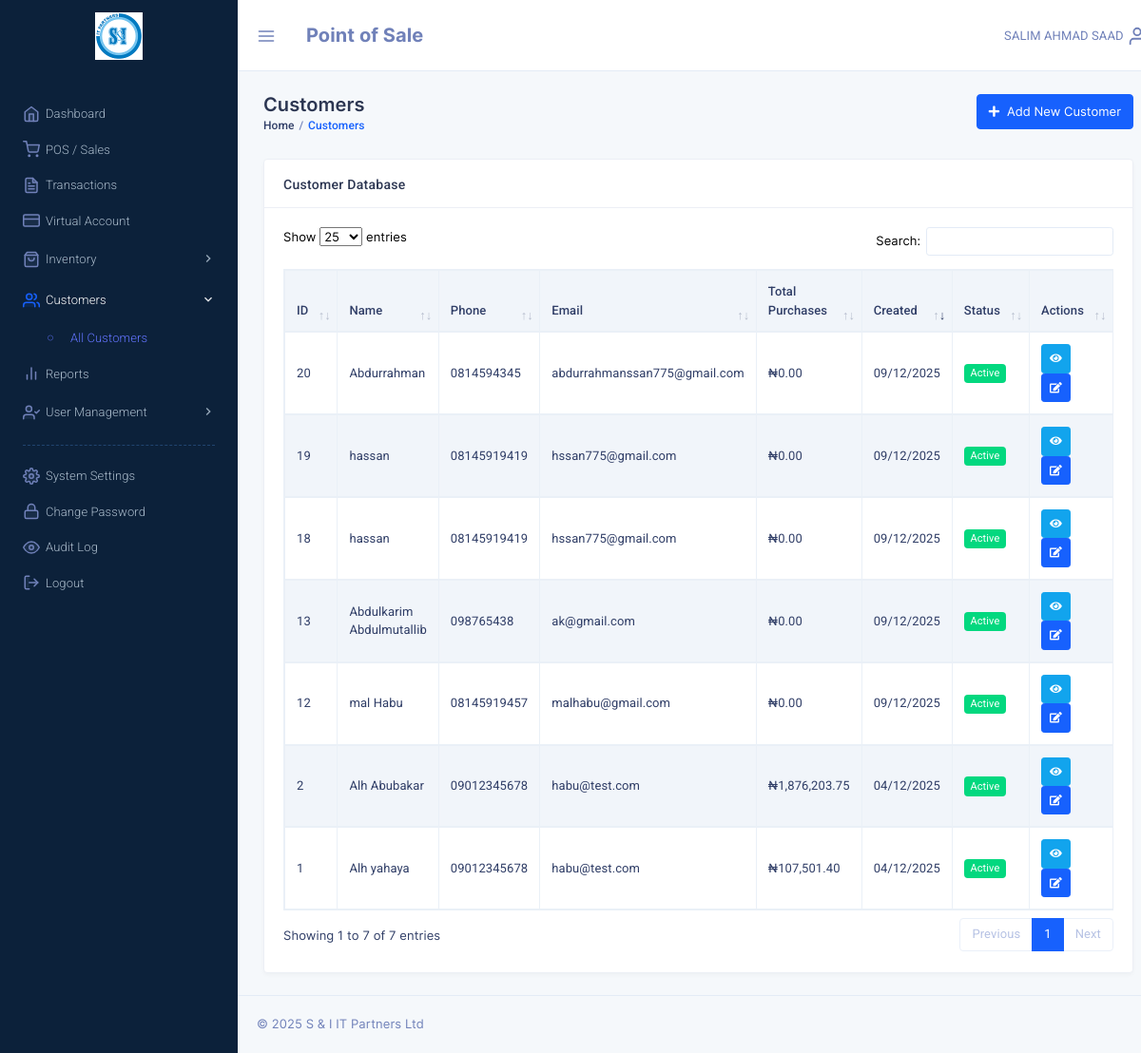
Before: /customers.php with the older database file.
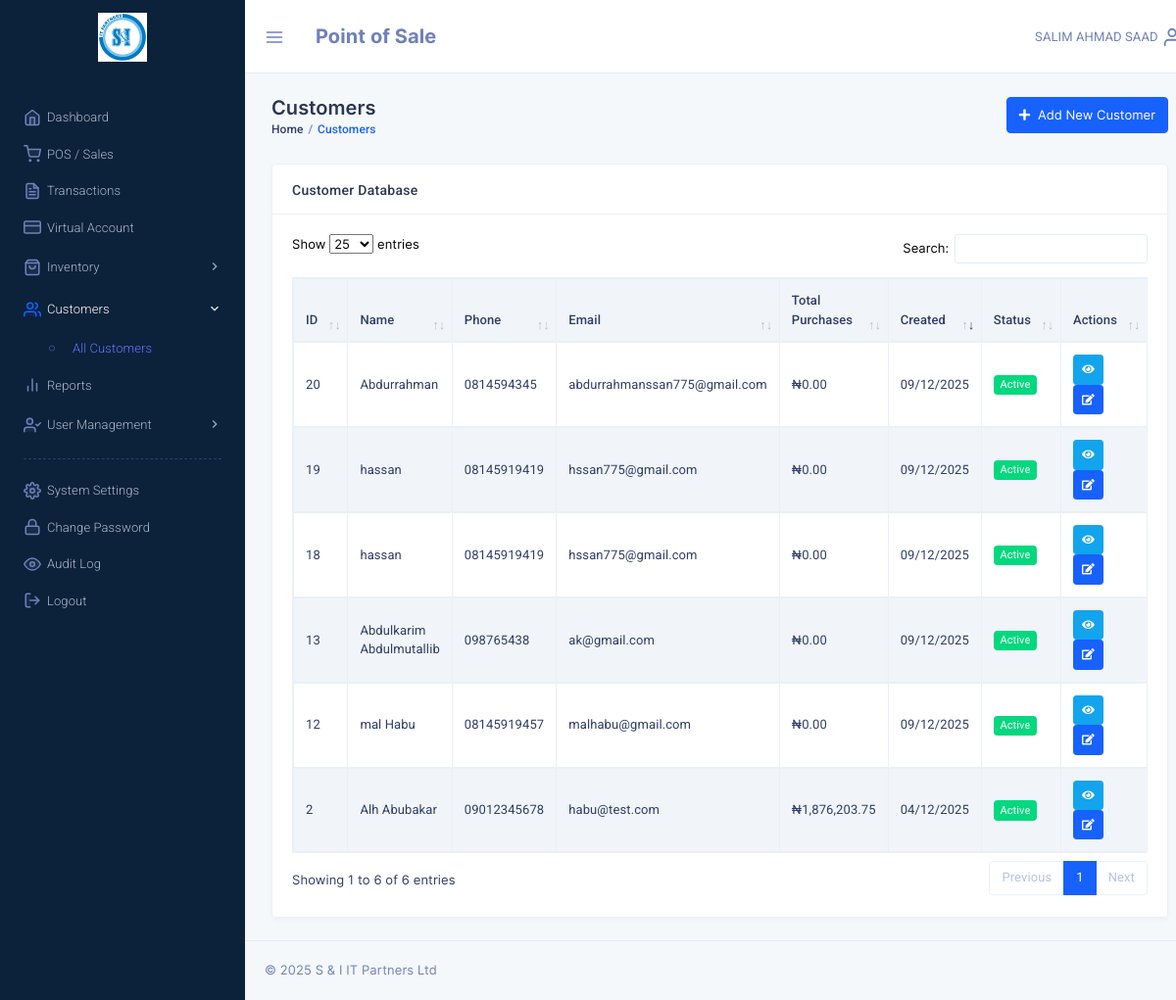
After: the same page with the newer database file.
### tables this page shows
CREATE TABLE `customers` (
  `customer_id` int NOT NULL,
  `name` varchar(100) NOT NULL,
  `phone` varchar(20) DEFAULT NULL,
  `email` varchar(100) DEFAULT NULL,
  `address` text,
  `total_purchases` decimal(10,2) DEFAULT '0.00',
  `created_at` datetime NOT NULL DEFAULT CURRENT_TIMESTAMP,
  `updated_at` timestamp NULL DEFAULT NULL ON UPDATE CURRENT_TIMESTAMP,
  `is_active` tinyint(1) NOT NULL DEFAULT '1',
  `del_status` tinyint(1) DEFAULT '0'
);

CREATE TABLE `system_settings` (
  `id` int NOT NULL,
  `setting_key` varchar(100) NOT NULL,
  `setting_value` text,
  `setting_type` enum('text','number','boolean','json') NOT NULL DEFAULT 'text',
  `description` varchar(255) DEFAULT NULL,
  `updated_by` varchar(32) DEFAULT NULL,
  `updated_at` timestamp NULL DEFAULT NULL ON UPDATE CURRENT_TIMESTAMP
);

### include/admin_constants.php (called while the page is built, shortened)
<?php
$admin = $_SESSION['pos_admin'];
if((!isset($_SESSION['pos_admin_basic'])) || (!is_array($_SESSION['pos_admin_basic']))) {
	$constantSQL = "SELECT id, username, sname, fname, mname FROM admins WHERE username= :username";
	$constantQuery = $dbh->prepare($constantSQL);
	$constantQuery->bindParam(':username', $admin, PDO::PARAM_STR);
	$constantQuery->execute();
	$constantResult = $constantQuery->fetch(PDO::FETCH_ASSOC);
	$fullname = !empty($constantResult['mname']) ? ($constantResult['fname'] . ' ' . $constantResult['mname'] . ' ' . $constantResult['sname']) : ($constantResult['fname'] . ' ' . $constantResult['sname']);
	$admin_fullname = $_SESSION['pos_admin_basic']['fullname'] = strtoupper($fullname);
} else {
	$admin_fullname = $_SESSION['pos_admin_basic']['fullname'];
}
?>

### include/pos_functions.php (called while the page is built, shortened)
<?php
if (function_exists('get_setting')) {
	return;
}
function get_setting($dbh, $key, $default = null)
{
	try {
		$sql = "SELECT setting_value FROM system_settings WHERE setting_key = :key LIMIT 1";
		$query = $dbh->prepare($sql);
		$query->bindParam(':key', $key, PDO::PARAM_STR);
		$query->execute();
		$result = $query->fetch(PDO::FETCH_ASSOC);
		return $result ? $result['setting_value'] : $default;
	} catch (PDOException $e) {
		return $default;
	}
}
function format_currency($dbh, $amount)
{
	$symbol = get_setting($dbh, 'currency_symbol', '₦');
	return $symbol . number_format($amount, 2);
}

### customers.php (the view, shortened to what the rows shown need)
<?php
require("config.php");
require("include/admin_constants.php");
?>
<!DOCTYPE html>
<html lang="en">
<head>
    <link href="template/assets/css/bootstrap.min.css" rel="stylesheet" type="text/css" />
    <link href="template/assets/css/icons.min.css" rel="stylesheet" type="text/css" />
    <link href="template/assets/css/metisMenu.min.css" rel="stylesheet" type="text/css" />
    <link href="template/assets/css/app.min.css" rel="stylesheet" type="text/css" />
    <link href="template/plugins/datatables/dataTables.bootstrap5.min.css" rel="stylesheet" type="text/css" />
</head>
<body class="dark-sidenav">
    <div class="page-wrapper">
        <div class="topbar"><?php require('template/top_nav_admin.php'); ?></div>
        <div class="page-content">
            <div class="container-fluid">
                <div class="row">
                    <div class="col-12">
                        <div class="card">
                            <div class="card-body">
                                <div class="table-responsive">
                                    <table id="customersTable" class="table table-striped table-bordered">
                                        <thead>
                                            <tr>
                                                <th>ID</th>
                                                <th>Name</th>
                                                <th>Phone</th>
                                                <th>Email</th>
                                                <th>Total Purchases</th>
                                                <th>Created</th>
                                                <th>Status</th>
                                                <th>Actions</th>
                                            </tr>
                                        </thead>
                                        <tbody>
                                            <?php
                                            $sql = "SELECT * FROM customers WHERE del_status = 0 ORDER BY created_at DESC";
                                            $query = $dbh->prepare($sql);
                                            $query->execute();
                                            $customers = $query->fetchAll(PDO::FETCH_ASSOC);
                                            foreach ($customers as $customer):
                                            ?>
                                                <tr>
                                                    <td><?php echo $customer['customer_id']; ?></td>
                                                    <td><?php echo htmlspecialchars($customer['name']); ?></td>
                                                    <td><?php echo htmlspecialchars($customer['phone'] ?? '-'); ?></td>
                                                    <td><?php echo htmlspecialchars($customer['email'] ?? '-'); ?></td>
                                                    <td><?php echo format_currency($dbh, $customer['total_purchases']); ?></td>
                                                    <td><?php echo date('d/m/Y', strtotime($customer['created_at'])); ?></td>
                                                    <td>
                                                        <?php if ($customer['is_active']): ?>
                                                            <span class="badge badge-success">Active</span>
                                                        <?php else: ?>
                                                            <span class="badge badge-secondary">Inactive</span>
                                                        <?php endif; ?>
                                                    </td>
                                                    <td>
                                                        <a href="customer_details.php?id=<?php echo $customer['customer_id']; ?>"
                                                            class="btn btn-sm btn-info" title="View Details">
                                                            <i class="fas fa-eye"></i>
                                                        </a>
                                                        <a href="edit_customer.php?id=<?php echo $customer['customer_id']; ?>"
                                                            class="btn btn-sm btn-primary" title="Edit">
                                                            <i class="fas fa-edit"></i>
                                                        </a>
                                                    </td>
                                                </tr>
                                            <?php endforeach; ?>
                                        </tbody>
                                    </table>
                                </div>
                            </div>
                        </div>
                    </div>
                </div>
            </div>
        </div>
    </div>
</body>
</html>

### template/top_nav_admin.php (shortened to what the rows shown need)
<nav class="navbar-custom">
    <ul class="list-unstyled topbar-nav float-right mb-0">
        <li class="dropdown">
            <a class="nav-link dropdown-toggle waves-effect waves-light nav-user" data-toggle="dropdown" href="#" role="button" aria-haspopup="false" aria-expanded="false">
                <span class="ms-1 nav-user-name hidden-sm"><?php echo $admin_fullname; ?></span>
                <i data-feather="user" class="align-self-center icon-sm"></i>
            </a>
        </li>
    </ul>
</nav>

Changed rows visible on the page:
removed customers: customer_id "1", name "Alh yahaya", phone "09012345678", email "habu@test.com", total_purchases.setting_value "₦107,501.40", created_at "04/12/2025", is_active "Active"
Other visible differences:
text written by a page script: "Show entries Search: Showing 1 to 7 of 7 entries Previous 1 Next" → "Show entries Search: Showing 1 to 6 of 6 entries Previous 1 Next"
